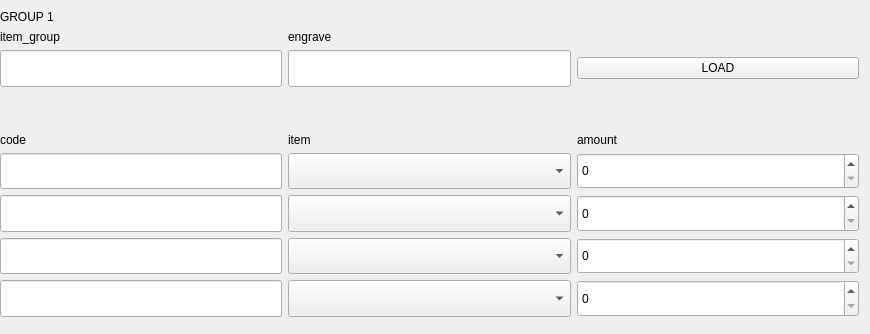
<?xml version="1.0" encoding="UTF-8"?>
<ui version="4.0">
 <class>Form</class>
 <widget class="QWidget" name="Form">
  <property name="geometry">
   <rect>
    <x>0</x>
    <y>0</y>
    <width>870</width>
    <height>334</height>
   </rect>
  </property>
  <property name="windowTitle">
   <string>Form</string>
  </property>
  <widget class="QWidget" name="gridLayoutWidget">
   <property name="geometry">
    <rect>
     <x>0</x>
     <y>10</y>
     <width>859</width>
     <height>307</height>
    </rect>
   </property>
   <layout class="QGridLayout" name="gridLayout" columnstretch="1,1,1">
    <item row="8" column="0">
     <widget class="QLineEdit" name="codeLineEdit_4">
      <property name="enabled">
       <bool>true</bool>
      </property>
      <property name="sizePolicy">
       <sizepolicy hsizetype="Expanding" vsizetype="Expanding">
        <horstretch>0</horstretch>
        <verstretch>0</verstretch>
       </sizepolicy>
      </property>
     </widget>
    </item>
    <item row="8" column="2">
     <widget class="QSpinBox" name="amountSpinBox_4">
      <property name="sizePolicy">
       <sizepolicy hsizetype="Minimum" vsizetype="Expanding">
        <horstretch>0</horstretch>
        <verstretch>0</verstretch>
       </sizepolicy>
      </property>
     </widget>
    </item>
    <item row="6" column="2">
     <widget class="QSpinBox" name="amountSpinBox_2">
      <property name="sizePolicy">
       <sizepolicy hsizetype="Minimum" vsizetype="Expanding">
        <horstretch>0</horstretch>
        <verstretch>0</verstretch>
       </sizepolicy>
      </property>
     </widget>
    </item>
    <item row="1" column="0">
     <widget class="QLabel" name="label_20">
      <property name="text">
       <string>item_group</string>
      </property>
     </widget>
    </item>
    <item row="1" column="1">
     <widget class="QLabel" name="label_22">
      <property name="text">
       <string>engrave</string>
      </property>
     </widget>
    </item>
    <item row="4" column="2">
     <widget class="QLabel" name="label_34">
      <property name="text">
       <string>amount</string>
      </property>
     </widget>
    </item>
    <item row="4" column="1">
     <widget class="QLabel" name="label_21">
      <property name="text">
       <string>item</string>
      </property>
     </widget>
    </item>
    <item row="2" column="1">
     <widget class="QLineEdit" name="engraveLineEdit">
      <property name="sizePolicy">
       <sizepolicy hsizetype="Expanding" vsizetype="Expanding">
        <horstretch>0</horstretch>
        <verstretch>0</verstretch>
       </sizepolicy>
      </property>
     </widget>
    </item>
    <item row="6" column="1">
     <widget class="QComboBox" name="itemComboBox_2">
      <property name="sizePolicy">
       <sizepolicy hsizetype="Preferred" vsizetype="Expanding">
        <horstretch>0</horstretch>
        <verstretch>0</verstretch>
       </sizepolicy>
      </property>
     </widget>
    </item>
    <item row="7" column="0">
     <widget class="QLineEdit" name="codeLineEdit_3">
      <property name="enabled">
       <bool>true</bool>
      </property>
      <property name="sizePolicy">
       <sizepolicy hsizetype="Expanding" vsizetype="Expanding">
        <horstretch>0</horstretch>
        <verstretch>0</verstretch>
       </sizepolicy>
      </property>
     </widget>
    </item>
    <item row="6" column="0">
     <widget class="QLineEdit" name="codeLineEdit_2">
      <property name="enabled">
       <bool>true</bool>
      </property>
      <property name="sizePolicy">
       <sizepolicy hsizetype="Expanding" vsizetype="Expanding">
        <horstretch>0</horstretch>
        <verstretch>0</verstretch>
       </sizepolicy>
      </property>
     </widget>
    </item>
    <item row="4" column="0">
     <widget class="QLabel" name="label_27">
      <property name="text">
       <string>code</string>
      </property>
     </widget>
    </item>
    <item row="2" column="0">
     <widget class="QLineEdit" name="item_groupLineEdit">
      <property name="enabled">
       <bool>true</bool>
      </property>
      <property name="sizePolicy">
       <sizepolicy hsizetype="Expanding" vsizetype="Expanding">
        <horstretch>0</horstretch>
        <verstretch>0</verstretch>
       </sizepolicy>
      </property>
     </widget>
    </item>
    <item row="5" column="1">
     <widget class="QComboBox" name="itemComboBox">
      <property name="sizePolicy">
       <sizepolicy hsizetype="Preferred" vsizetype="Expanding">
        <horstretch>0</horstretch>
        <verstretch>0</verstretch>
       </sizepolicy>
      </property>
     </widget>
    </item>
    <item row="8" column="1">
     <widget class="QComboBox" name="itemComboBox_4">
      <property name="sizePolicy">
       <sizepolicy hsizetype="Preferred" vsizetype="Expanding">
        <horstretch>0</horstretch>
        <verstretch>0</verstretch>
       </sizepolicy>
      </property>
     </widget>
    </item>
    <item row="7" column="2">
     <widget class="QSpinBox" name="amountSpinBox_3">
      <property name="sizePolicy">
       <sizepolicy hsizetype="Minimum" vsizetype="Expanding">
        <horstretch>0</horstretch>
        <verstretch>0</verstretch>
       </sizepolicy>
      </property>
     </widget>
    </item>
    <item row="3" column="0">
     <spacer name="verticalSpacer_5">
      <property name="orientation">
       <enum>Qt::Vertical</enum>
      </property>
      <property name="sizeHint" stdset="0">
       <size>
        <width>20</width>
        <height>40</height>
       </size>
      </property>
     </spacer>
    </item>
    <item row="5" column="0">
     <widget class="QLineEdit" name="codeLineEdit">
      <property name="enabled">
       <bool>true</bool>
      </property>
      <property name="sizePolicy">
       <sizepolicy hsizetype="Expanding" vsizetype="Expanding">
        <horstretch>0</horstretch>
        <verstretch>0</verstretch>
       </sizepolicy>
      </property>
     </widget>
    </item>
    <item row="7" column="1">
     <widget class="QComboBox" name="itemComboBox_3">
      <property name="sizePolicy">
       <sizepolicy hsizetype="Preferred" vsizetype="Expanding">
        <horstretch>0</horstretch>
        <verstretch>0</verstretch>
       </sizepolicy>
      </property>
     </widget>
    </item>
    <item row="5" column="2">
     <widget class="QSpinBox" name="amountSpinBox">
      <property name="sizePolicy">
       <sizepolicy hsizetype="Minimum" vsizetype="Expanding">
        <horstretch>0</horstretch>
        <verstretch>0</verstretch>
       </sizepolicy>
      </property>
     </widget>
    </item>
    <item row="2" column="2">
     <widget class="QPushButton" name="pushButton">
      <property name="text">
       <string>LOAD</string>
      </property>
     </widget>
    </item>
    <item row="0" column="0">
     <widget class="QLabel" name="label">
      <property name="text">
       <string>GROUP 1</string>
      </property>
     </widget>
    </item>
   </layout>
  </widget>
 </widget>
 <resources/>
 <connections/>
</ui>
